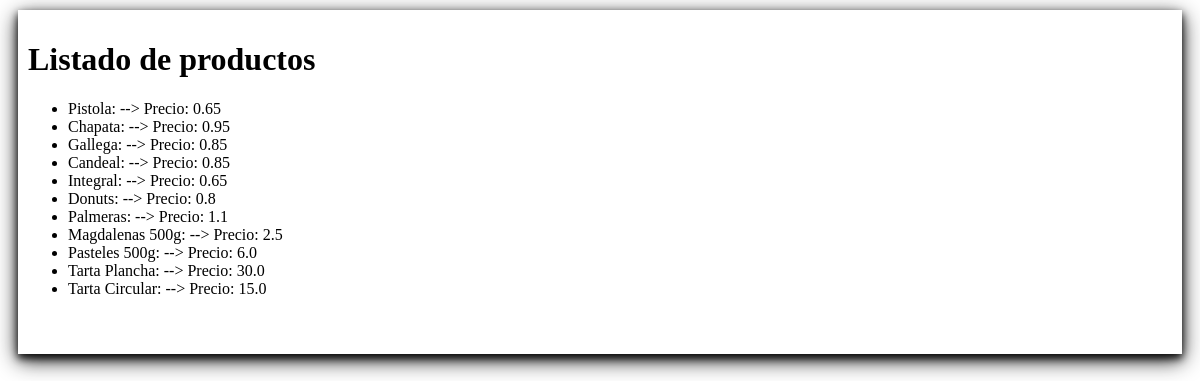
Screenshot of /mi_panaderia/list/ with the database file from the repository.
### mi_panaderia/models.py (models this page shows, shortened)
class Producto(models.Model):
    nombre = models.CharField(max_length=50)
    stock = models.IntegerField(default=0)
    precio = models.FloatField()

### mi_panaderia/views.py (the view)
# urls.py: path('list/', views.list, name='list'),
def list(request):
    productos = Producto.objects.all()
    return render(request, 'listado.html', {'productos':productos})

### mi_panaderia/templates/listado.html (shortened to what this page needs)
{% load staticfiles %}
  <html lang="es" dir="ltr">
    <link rel="stylesheet" href="{% static 'listado.css'%}" type="text/css">
    <head>
    </head>
    <body>
      <div>
      <h1>Listado de productos</h1>
      <ul>
      {% for prod in productos %}
          <li>{{ prod.nombre }}: --> Precio: {{prod.precio}}</a></li>
      {% endfor %}
      </ul>
    </div>
    </body>
  </html>

### mi_panaderia/static/listado.css (style rules this page uses)
body { background-image: url('panaderia-fotos/fondo.png'); background-position: center; background-repeat:no-repeat; background-size:100% 100%; background-origin: border-box; background-attachment: fixed; }
div { margin: 10px; padding: 10px; padding-bottom: 40px; background-color:rgba(255,255,255,0.95); box-shadow: 0 4px 8px 0 rgba(0, 0, 0, 0.9), 0 6px 20px 0 rgba(0, 0, 0, 0.9); }

### rows the page displays
Producto: nombre "Pistola", precio "0.65"
Producto: nombre "Chapata", precio "0.95"
Producto: nombre "Gallega", precio "0.85"
Producto: nombre "Candeal", precio "0.85"
Producto: nombre "Integral", precio "0.65"
Producto: nombre "Donuts", precio "0.8"
Producto: nombre "Palmeras", precio "1.1"
Producto: nombre "Magdalenas 500g", precio "2.5"
Producto: nombre "Pasteles 500g", precio "6.0"
Producto: nombre "Tarta Plancha", precio "30.0"
Producto: nombre "Tarta Circular", precio "15.0"
